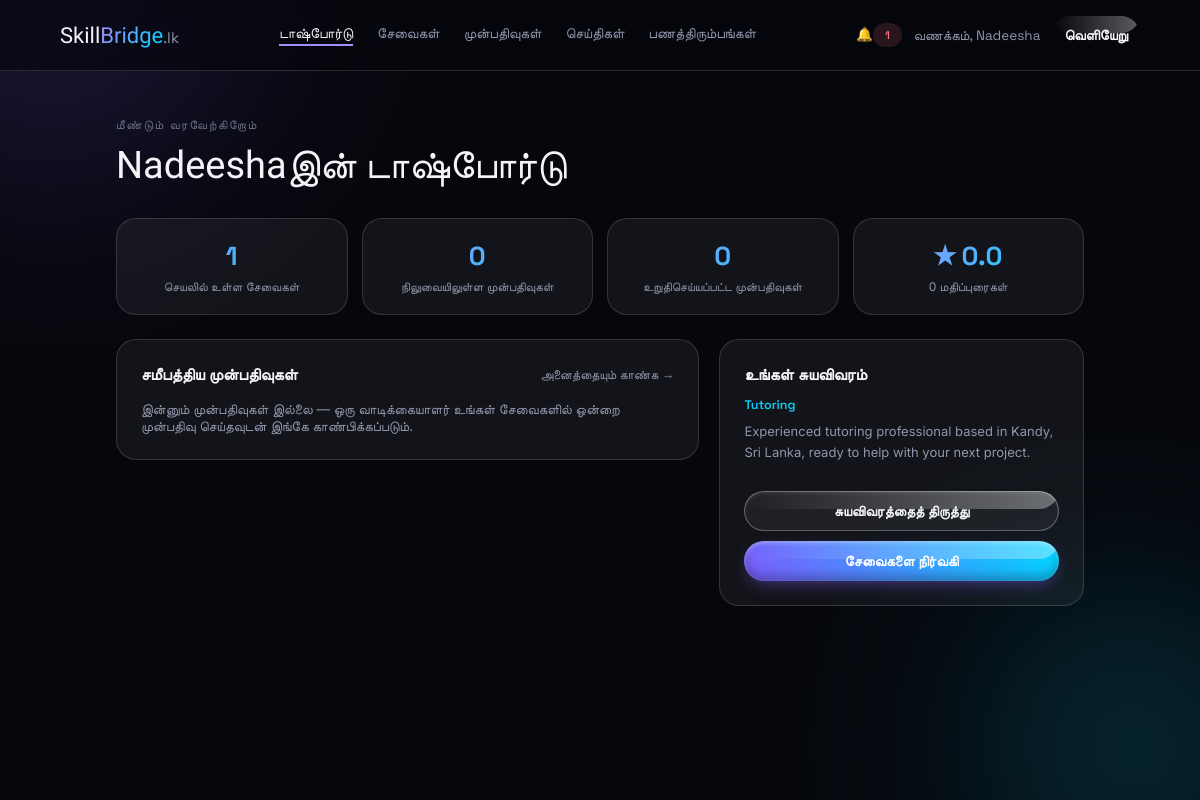
Page /tamil/dashboard.php (signed in) on the committed database.
### tables this page shows
CREATE TABLE `freelancer_profiles` (
  `profile_id` int(10) UNSIGNED NOT NULL,
  `user_id` int(10) UNSIGNED NOT NULL,
  `skill_category` varchar(100) DEFAULT NULL,
  `bio` text DEFAULT NULL,
  `verified_badge` tinyint(1) NOT NULL DEFAULT 0,
  `latitude` decimal(10,7) DEFAULT NULL,
  `longitude` decimal(10,7) DEFAULT NULL,
  `created_at` timestamp NOT NULL DEFAULT current_timestamp(),
  `updated_at` timestamp NOT NULL DEFAULT current_timestamp() ON UPDATE current_timestamp()
);

### tamil/dashboard.php (the view, shortened to what this page needs)
<?php
require_once __DIR__ . '/session.php';
$myId = (int) $_SESSION['user_id'];
$profile = null;
$stats = ['active_services' => 0, 'pending_bookings' => 0, 'confirmed_bookings' => 0, 'avg_rating' => 0, 'review_count' => 0];
$recentBookings = [];
$dbError = false;
$dbErrorDetail = '';
try {
    $stmt = $pdo->prepare('SELECT profile_id, bio, skill_category, verified_badge FROM freelancer_profiles WHERE user_id = :user_id LIMIT 1');
    $stmt->execute(['user_id' => $myId]);
    $profile = $stmt->fetch() ?: null;
    if ($profile) {
        $profileId = (int) $profile['profile_id'];
        $stmt = $pdo->prepare('SELECT COUNT(*) AS c FROM services WHERE profile_id = :profile_id AND is_active = 1');
        $stmt->execute(['profile_id' => $profileId]);
        $stats['active_services'] = (int) $stmt->fetch()['c'];
        $stmt = $pdo->prepare("
            SELECT COALESCE(AVG(r.rating), 0) AS avg_rating, COUNT(r.review_id) AS review_count
            FROM reviews r
            JOIN bookings b  ON r.booking_id = b.booking_id
            JOIN services s2 ON b.service_id = s2.service_id
            WHERE s2.profile_id = :profile_id
        ");
        $stmt->execute(['profile_id' => $profileId]);
        $ratingRow = $stmt->fetch();
        $stats['avg_rating'] = (float) $ratingRow['avg_rating'];
        $stats['review_count'] = (int) $ratingRow['review_count'];
        $stmt = $pdo->prepare("
            SELECT b.booking_id, b.booking_date, b.status, s.title, c.full_name AS client_name
            FROM bookings b
            JOIN services s ON b.service_id = s.service_id
            JOIN users c    ON b.client_id = c.user_id
            WHERE s.profile_id = :profile_id
            ORDER BY b.created_at DESC
            LIMIT 6
        ");
        $stmt->execute(['profile_id' => $profileId]);
        $recentBookings = $stmt->fetchAll();
    }
} catch (PDOException $e) {
    error_log('SkillBridge dashboard.php error: ' . $e->getMessage());
    $dbError = true;
    $dbErrorDetail = $e->getMessage();
}
?>
<!DOCTYPE html>
<html lang="ta">
<head>
<link rel="stylesheet" href="assets/css/dashboard.css?v=2">
</head>
<body>
<div class="scene" aria-hidden="true">
  <div class="orb orb-violet"></div>
  <div class="orb orb-cyan"></div>
</div>
<?php $activeNav = 'dashboard'; include __DIR__ . '/partials/dashboard-nav.php'; ?>
<main class="dash-page">
  <?php if ($dbError): ?>
    <div class="empty-state">
      <div class="empty-glyph">!</div>
      <h3>உங்கள் டாஷ்போர்டை ஏற்ற முடியவில்லை</h3>
      <p>தரவுத்தளத்தை அணுகுவதில் ஏதோ தவறு நடந்தது. சிறிது நேரத்தில் மீண்டும் முயற்சிக்கவும்.</p>
      <?php if (isset($_GET['debug'])): ?>
        <p class="debug-detail"><?php echo htmlspecialchars($dbErrorDetail, ENT_QUOTES); ?></p>
      <?php endif; ?>
    </div>
  <?php else: ?>
    <p class="eyebrow">மீண்டும் வரவேற்கிறோம்</p>
    <h1 class="dash-title"><?php echo htmlspecialchars(explode(' ', $_SESSION['full_name'])[0], ENT_QUOTES); ?>இன் டாஷ்போர்டு</h1>
    <div class="stat-grid">
      <div class="stat-card">
        <span class="stat-num"><?php echo $stats['active_services']; ?></span>
        <span class="stat-label">செயலில் உள்ள சேவைகள்</span>
      </div>
      <div class="stat-card">
        <span class="stat-num"><?php echo $stats['pending_bookings']; ?></span>
        <span class="stat-label">நிலுவையிலுள்ள முன்பதிவுகள்</span>
      </div>
      <div class="stat-card">
        <span class="stat-num"><?php echo $stats['confirmed_bookings']; ?></span>
        <span class="stat-label">உறுதிசெய்யப்பட்ட முன்பதிவுகள்</span>
      </div>
      <div class="stat-card">
        <span class="stat-num">★ <?php echo number_format($stats['avg_rating'], 1); ?></span>
        <span class="stat-label"><?php echo $stats['review_count']; ?> மதிப்புரைகள்</span>
      </div>
    </div>
    <div class="dash-grid">
      <section class="dash-panel">
        <div class="dash-panel-head">
          <h2>சமீபத்திய முன்பதிவுகள்</h2>
          <a href="bookings.php">அனைத்தையும் காண்க →</a>
        </div>
        <?php if (empty($recentBookings)): ?>
          <p class="panel-empty">இன்னும் முன்பதிவுகள் இல்லை — ஒரு வாடிக்கையாளர் உங்கள் சேவைகளில் ஒன்றை முன்பதிவு செய்தவுடன் இங்கே காண்பிக்கப்படும்.</p>
        <?php endif; ?>
      </section>
      <aside class="dash-panel dash-panel--side">
        <h2>உங்கள் சுயவிவரம்</h2>
        <p class="profile-snippet-category"><?php echo htmlspecialchars($profile['skill_category'] ?? '—', ENT_QUOTES); ?></p>
        <p class="profile-snippet-bio"><?php echo htmlspecialchars(mb_strimwidth($profile['bio'] ?? '', 0, 140, '…'), ENT_QUOTES); ?></p>
        <a href="profile-edit.php" class="btn btn-outline btn-block">சுயவிவரத்தைத் திருத்து</a>
        <a href="services.php" class="btn btn-primary btn-block">சேவைகளை நிர்வகி</a>
      </aside>
    </div>
  <?php endif; ?>
</main>
</body>
</html>

### rows in the picture
freelancer_profiles: skill_category "Tutoring", bio "Experienced tutoring professional based in Kandy, Sri Lanka, ready to help with your next project."

### other values in the picture
$unreadCount "1"
explode(' ', $_SESSION['full_name'])[0] "Nadeesha"
$stats['review_count'] "0"
